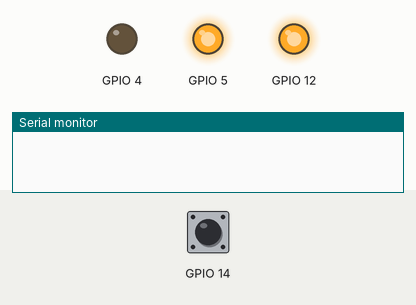
Recording of a program running on a simulated ESP8266 (NodeMCU). Shown: output pins drawn as LEDs (lit = HIGH), the last lines printed to the serial monitor. The test bench sets the inputs (shaded band); at power-on: GPIO 14 HIGH. A WiFi scan finds three made-up networks; storage starts empty.

Above: at 4.7 s.
At 8.5 s:
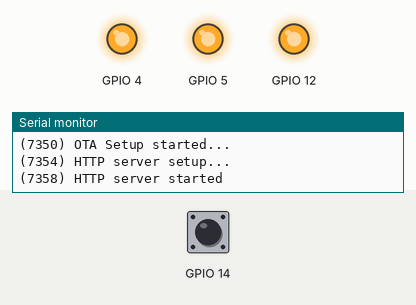
8.6 s: GPIO 14 pulled LOW for 0.15 s
10.2 s: GPIO 14 pulled LOW for 1 s
Timing chart, 0 to 13.2 s (numbered marks = the images above; inputs shaded):
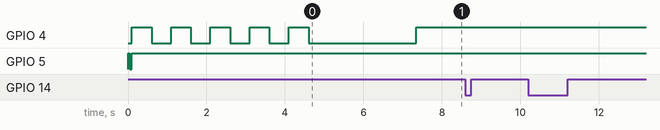

The program:

main.cpp
```cpp
#include <Arduino.h>
#include <App.hpp>
#include <WifiHandler.hpp>
#include <OtaHandler.hpp>
#include <RelayHandler.hpp>
#include <WebHandler.hpp>
#include <AlexaHandler.hpp>
#include <MqttHandler.hpp>

time_t lifeTicker;
time_t maxLoopTime;
time_t lastLoopTimestamp;
time_t thisLoopTimestamp;
time_t debounceTimestamp;
bool buttonPressed;

void powerButtonPressed()
{
  if (( millis() - debounceTimestamp > 100 )) // button debouncing
  {
    buttonPressed = true;
    LOG0( "Button pressed\n");
  }

  debounceTimestamp = millis();
}

void setup()
{
  buttonPressed = false;
  app.setup();
  app.writeConfig();
  app.printConfig();
  wifiHandler.setup();

  attachInterrupt(digitalPinToInterrupt(POWER_BUTTON), &powerButtonPressed, FALLING);

  maxLoopTime = 0l;
  lifeTicker = lastLoopTimestamp = millis();
}

void loop()
{
   thisLoopTimestamp = millis();
   maxLoopTime = max( maxLoopTime, thisLoopTimestamp - lastLoopTimestamp );
   lastLoopTimestamp = thisLoopTimestamp;

   if( buttonPressed )
   {
     buttonPressed = false;
     relayHandler.toggle();
   }

   if (( thisLoopTimestamp - lifeTicker ) >= 10000)
   {
     LOG1( "max loop time = %ld\n", maxLoopTime );
     LOG1( "wifi is connected %d\n", wifiHandler.isConnected());
     maxLoopTime = 0l;
     lifeTicker = thisLoopTimestamp;
   }

   if ( wifiHandler.handle( thisLoopTimestamp ))
   {
     otaHandler.handle();
     webHandler.handle();
     alexaHandler.handle();
     mqttHandler.handle();
   }

   relayHandler.handle();
   app.handle();
}
```
